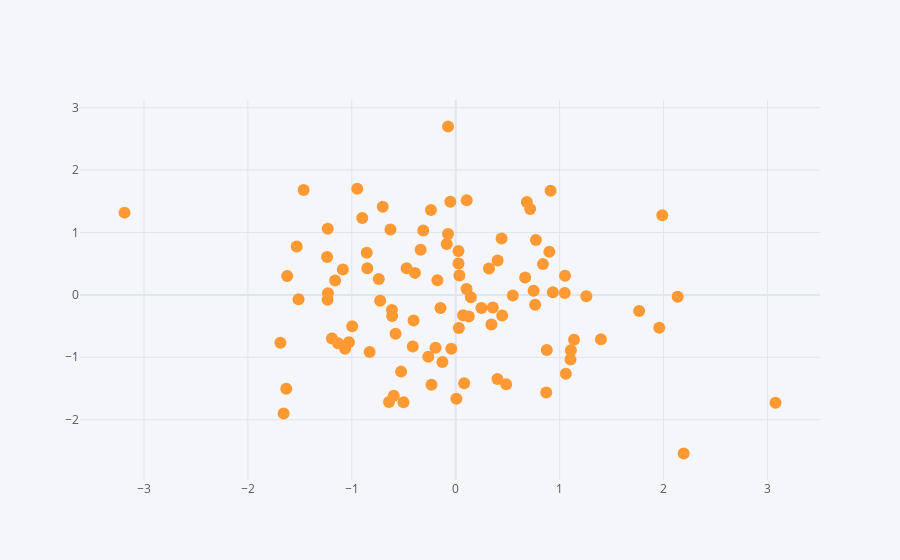

The code cell stored with this chart in its notebook:
### Code cell
dataframe.iplot(kind='scatter',x='a',y='b',mode='markers')
